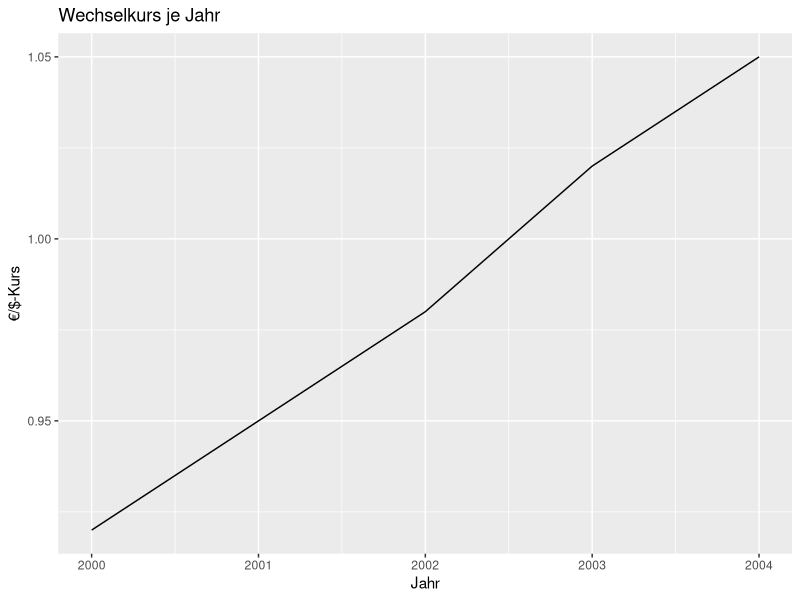

Write the R code that produced this figure.
library(ggplot2)

# Beispiel-Daten (ersetze dies durch deine eigenen Daten)
line <- data.frame(
  Jahr = c(2000, 2001, 2002, 2003, 2004),  # Jahre
  Schluss = c(0.92, 0.95, 0.98, 1.02, 1.05)  # Euro-Dollar-Wechselkurse
)

# Liniendiagramm mit ggplot2 erstellen
ggplot(line, aes(x = Jahr, y = Schluss)) +
  geom_line() +
  labs(x = "Jahr", y = "€/$-Kurs",
       title = "Wechselkurs je Jahr")